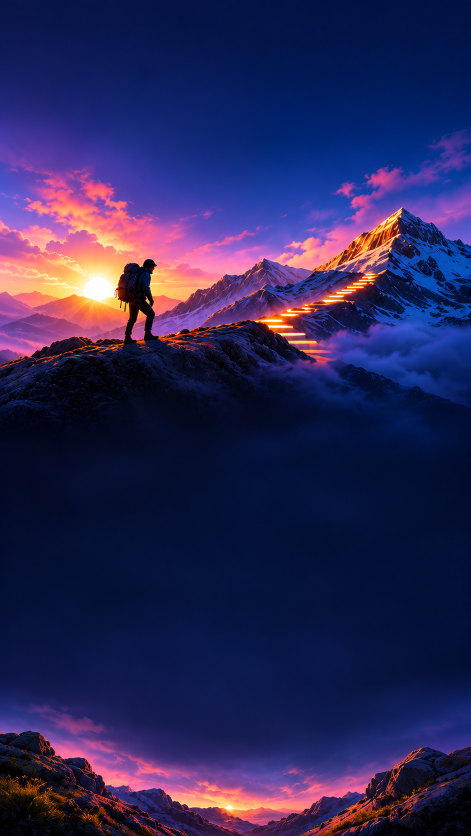
#> input picture assets/mountain_background.png, 941 x 1672 px (shown at 1/2 size)
$ python generate_wallpaper.py
#> lines starting #> are read from the running program, lines starting #| are printed output that depends on the picture
from PIL import Image, ImageDraw, ImageFont
from datetime import datetime
from pathlib import Path
import argparse, math
ROOT=Path(__file__).resolve().parent; W,H=1170,2532
def ft(n,b=False):
    paths=(["/usr/share/fonts/truetype/dejavu/DejaVuSans-Bold.ttf"] if b else ["/usr/share/fonts/truetype/dejavu/DejaVuSans.ttf"])
    for p in paths:
        try:return ImageFont.truetype(p,n)
        except:pass
    return ImageFont.load_default()
def main():
    ap=argparse.ArgumentParser();ap.add_argument("--goal",default="Job Interview");ap.add_argument("--deadline",default="2026-12-31 09:00");ap.add_argument("--progress",type=int,default=60);ap.add_argument("--output",default=str(ROOT/"assets"/"interview_zero_lock_screen_1170x2532.png"));a=ap.parse_args()
    target=datetime.strptime(a.deadline,"%Y-%m-%d %H:%M");now=datetime.now();s=max(0,int((target-now).total_seconds()));vals=[(str(s//86400),"DAYS"),(f"{s%86400//3600:02d}","HOURS"),(f"{s%3600//60:02d}","MINUTES"),(f"{s%60:02d}","SECONDS")]
    im=Image.open(ROOT/"assets"/"mountain_background.png").convert("RGB");scale=max(W/im.width,H/im.height);im=im.resize((int(im.width*scale),int(im.height*scale)));im=im.crop(((im.width-W)//2,(im.height-H)//2,(im.width+W)//2,(im.height+H)//2)).convert("RGBA")
#> in main, im is the input picture: PIL image 941x1672 RGB; mean R, G, B 43, 38.7, 87.9
#> after `scale = max(W / im.width, H / im.height)`: scale = 1.51
#> after `im = im.crop(((im.width - W) // 2, (im.height - H) // 2, (im.width + W`:
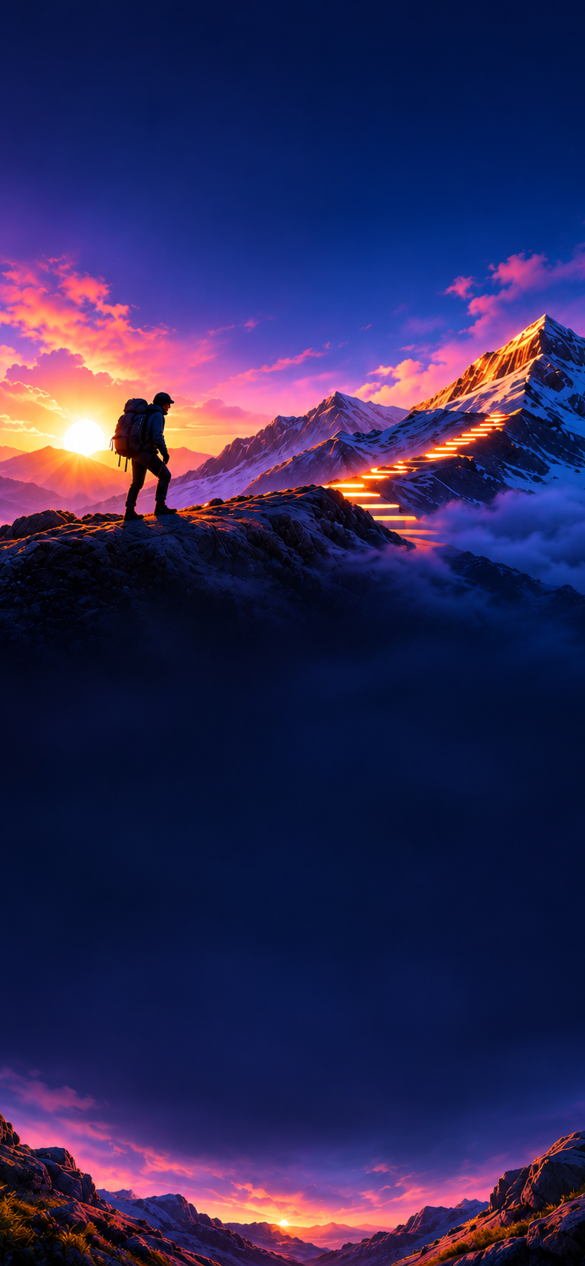
#> im: PIL image 1170x2532 RGBA (shown at 1/2 size); mean R, G, B, A 44.5, 39.3, 87.7, 255
    veil=Image.new("RGBA",(W,H),(0,0,0,0));v=ImageDraw.Draw(veil);v.rectangle((0,700,W,2350),fill=(3,8,28,140));v.rounded_rectangle((50,810,1120,2225),48,fill=(5,12,35,205),outline=(158,125,255,230),width=3);im=Image.alpha_composite(im,veil);d=ImageDraw.Draw(im)
#> after `veil = Image.new('RGBA', (W, H), (0, 0, 0, 0))`: veil: PIL image 1170x2532 RGBA; every value is 0
#> after `im = Image.alpha_composite(im, veil)`:
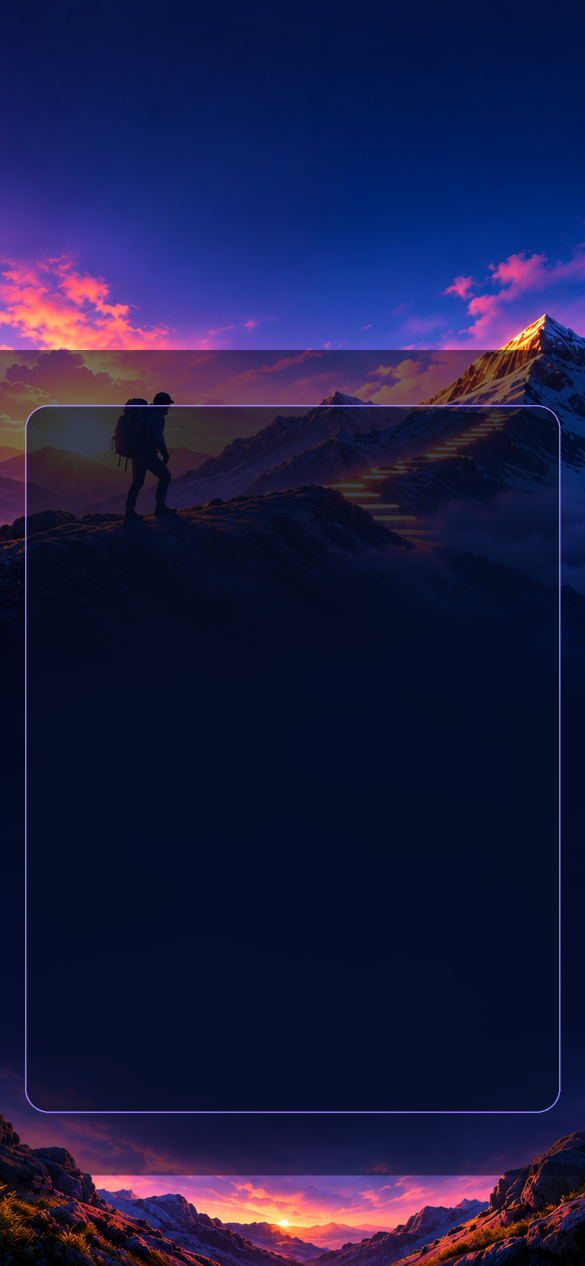
#> im: PIL image 1170x2532 RGBA (shown at 1/2 size); mean R, G, B, A 28.5, 28.5, 68.7, 255
    def c(y,t,n,col=(248,249,255,255),b=False):d.text((W//2,y),t,font=ft(n,b),fill=col,anchor="mm")
    c(160,now.strftime("%H:%M"),100);c(235,now.strftime("%a, %b %d").upper(),28,(218,226,247,255));c(885,a.goal.upper(),50,b=True);c(950,"COUNTDOWN TO YOUR NEXT OPPORTUNITY",22,(104,233,255,255),True);c(1000,target.strftime("%A, %B %d, %Y · %I:%M %p").upper(),23)
    x0=80;gap=14;bw=(W-160-42)//4
    for i,(val,lab) in enumerate(vals):
        x=x0+i*(bw+gap);d.rounded_rectangle((x,1050,x+bw,1250),25,fill=(13,25,64,240),outline=(190,132,255,255) if i%2==0 else (104,233,255,255),width=4);d.text((x+bw//2,1120),val,font=ft(58,True),fill="white",anchor="mm");d.text((x+bw//2,1195),lab,font=ft(19,True),fill=(218,226,247,255),anchor="mm")
    c(1320,f"PREPARATION PROGRESS · {max(0,min(100,a.progress))}%",28,b=True);d.rounded_rectangle((95,1350,1075,1385),18,fill=(255,255,255,55));d.rounded_rectangle((95,1350,95+980*max(0,min(100,a.progress))/100,1385),18,fill=(177,112,255,255));c(1450,"T-MINUS MILESTONES",28,(104,233,255,255),True)
    tasks=[("✓","Start preparation","NOV 30"),("✓","Build & refine resume","DEC 07"),("○","Practice common questions","DEC 14"),("○","Do mock interviews","DEC 21"),("○","Final review & mindset","DEC 30"),("★","INTERVIEW DAY","DEC 31")]
    for i,(mark,name,date) in enumerate(tasks):
        y=1535+i*100;d.text((115,y),mark,font=ft(27,True),fill=(79,224,173,255) if mark=="✓" else (190,132,255,255),anchor="mm");d.text((170,y),name,font=ft(27,True),fill="white",anchor="lm");d.text((1060,y),date,font=ft(23),fill=(218,226,247,255),anchor="rm")
    c(2190,"PREPARE · PRACTICE · PERFORM",28,b=True);Path(a.output).parent.mkdir(parents=True,exist_ok=True);im.convert("RGB").save(a.output,optimize=True);print("Saved",a.output,"1170x2532")
#> after `c(2190, 'PREPARE · PRACTICE · PERFORM', 28, b=True)`:
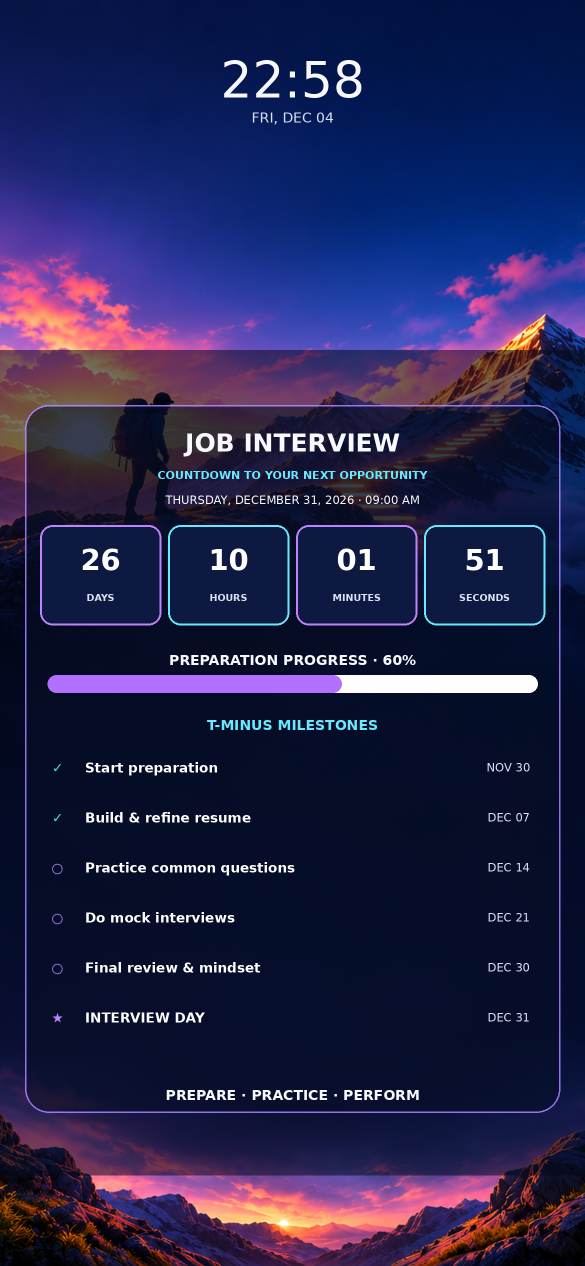
#> saved as interview_zero_lock_screen_1170x2532.png: PIL image 1170x2532 RGB (shown at 1/2 size); mean R, G, B 36.4, 36.5, 78
if __name__=="__main__":main()
